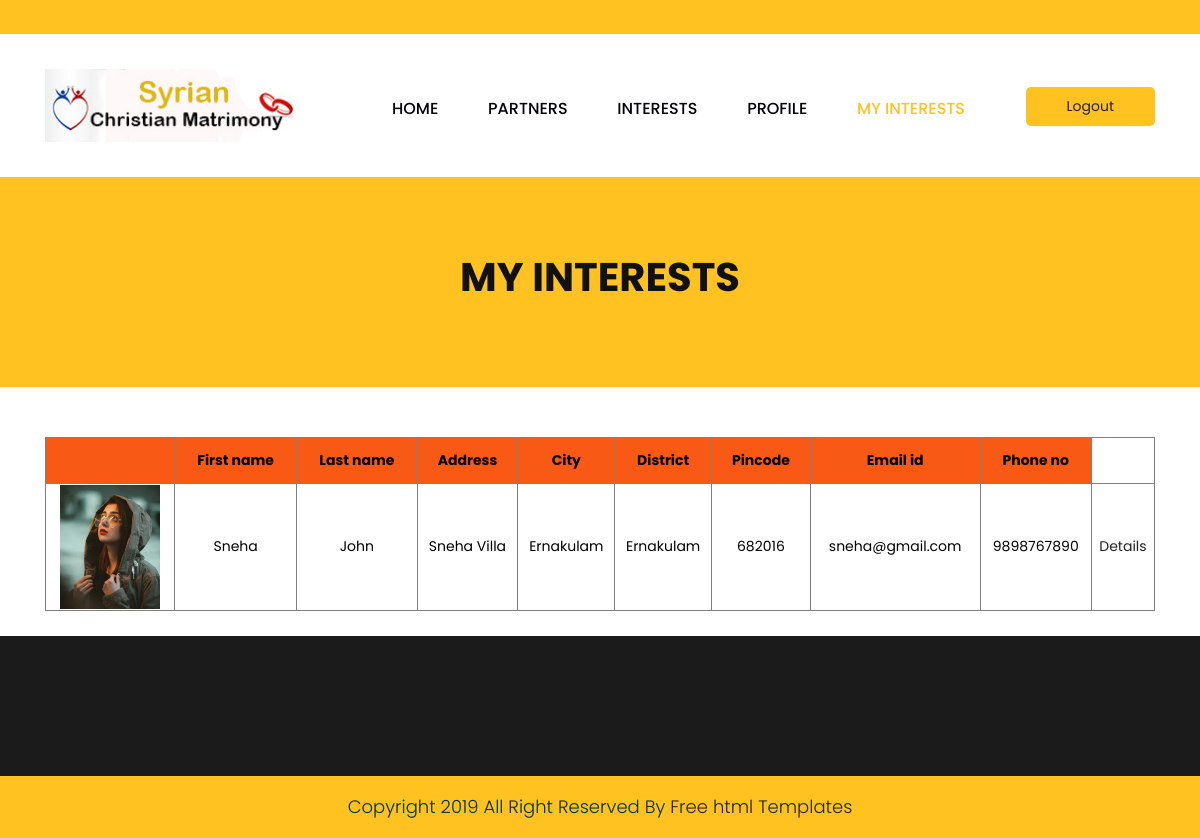
Screenshot of /myint.php (signed in) with the database file from the repository.
### tables this page shows
CREATE TABLE `tbl_user` (
  `uid` int(20) NOT NULL AUTO_INCREMENT,
  `firstname` varchar(20) NOT NULL,
  `lastname` varchar(30) NOT NULL,
  `adress` varchar(100) NOT NULL,
  `city` varchar(50) NOT NULL,
  `district` varchar(30) NOT NULL,
  `pincode` int(10) NOT NULL,
  `emailid` varchar(50) NOT NULL,
  `gender` varchar(10) NOT NULL,
  `phoneno` varchar(12) NOT NULL,
  `pack` int(20) DEFAULT NULL,
  `edate` date DEFAULT NULL,
  `status` varchar(10) DEFAULT NULL,
  `img` varchar(100) DEFAULT NULL,
  `pstatus` varchar(20) DEFAULT NULL,
  PRIMARY KEY (`uid`)
);

### DatabaseCon.php (called while the page is built, shortened)
<?php
class DatabaseCon {
private $dbhost = 'localhost:3306';
private $dbuser = 'root';
private $dbpass = '';
private $db = 'matrimony';
private $conn;
   function __construct()
   		 {
      		$this->conn = mysqli_connect($this->dbhost, $this->dbuser, $this->dbpass, $this->db);
        }
   function selectData($str)
   {
   $retval=mysqli_query($this->conn,$str);
   return $retval;
   }
}
?>

### myint.php (the view, shortened to what this page needs)
<!DOCTYPE html>
<html lang="en">
   <head>
      <link rel="stylesheet" href="css/bootstrap.min.css">
      <link rel="stylesheet" href="css/style.css">
      <link rel="stylesheet" href="css/responsive.css">
      <link rel="stylesheet" href="css/jquery.mCustomScrollbar.min.css">
      <link rel="stylesheet" href="https://netdna.bootstrapcdn.com/font-awesome/4.0.3/css/font-awesome.css">
      <link rel="stylesheet" href="https://cdnjs.cloudflare.com/ajax/libs/fancybox/2.1.5/jquery.fancybox.min.css" media="screen">
   </head>
   <body class="main-layout">
      <header>
         <div class="header">
            <div class="head_top">
               <div class="container">
                  <div class="row">
                    <div class="col-xl-6 col-lg-6 col-md-6 col-sm-12">
                  </div>
                  <div class="col-xl-6 col-lg-6 col-md-6 col-sm-12">
                       <div class="top-box">
                        <p> &nbsp;</p>
                    </div>
                  </div>
               </div>
            </div>
         </div>
         <div class="container">
            <div class="row">
               <div class="col-xl-3 col-lg-3 col-md-3 col-sm-3 col logo_section">
                  <div class="full">
                     <div class="center-desk">
                        <div class="logo"> <a href="index.html"><img src="images/logo.jpg" alt="logo"/></a> </div>
                     </div>
                  </div>
               </div>
               <div class="col-xl-7 col-lg-7 col-md-9 col-sm-9">
                  <div class="menu-area">
                     <div class="limit-box">
                        <nav class="main-menu">
                             <ul class="menu-area-main">
                              <li > <a href="userhome.php">Home</a> </li>
								<li > <a href="search.php">Partners</a> </li>
						      <li> <a href="interests.php">Interests </a> </li>
							    <li>  <a href="myprofile.php">Profile</a></li>
							   <li class="active"> <a href="myint.php">My Interests</a> </li>
                         </ul>
                        </nav>
                     </div>
                  </div>
               </div>
               <div class="col-xl-2 col-lg-2 col-md-2 col-sm-2">
           <li><a class="buy" href="index.php">Logout</a></li>
               </div>
            </div>
         </div>
      </header>
      <div class="brand_color">
        <div class="container">
            <div class="row">
                <div class="col-md-12">
                    <div class="titlepage">
                        <h2>My Interests</h2>
                    </div>
                </div>
            </div>
        </div>
    </div>
    <div class="contact">
        <div class="container">
            <div class="row">
                <div class="col-md-12">
<table border="1" style="color:black;width:100%;text-align:center;" >
<tr style="background-color:#F85A16;color:black;height:30px">
<th></th>
<th style="padding:10px;">First name</th>
<th style="padding:10px;">Last name</th>
<th style="padding:10px;">Address</th>
<th style="padding:10px;">City</th>
<th style="padding:10px;">District</th>
<th style="padding:10px;">Pincode</th>
<th style="padding:10px;">Email id</th>
<th style="padding:10px;">Phone no</th>
</tr>
<?php
include('DatabaseCon.php');
$db=new DatabaseCon();
$uid=$_SESSION['uid'];
$s="select*from tbl_user inner join tbl_intr on tbl_intr.mid=tbl_user.uid where tbl_intr.iuid=$uid and tbl_user.status='true'";
$rs=$db->selectData($s);
while($row=mysqli_fetch_array($rs)){
?>
<tr style="height:50px;">
<td><a href="<?php echo $row['img'];?>" target="_blank"><img src="<?php echo $row['img'];?>" width="100px" height="100px"/></a></td>
<td><?php echo $row['firstname'];?></td>
<td><?php echo $row['lastname'];?></td>
<td><?php echo $row['adress'];?></td>
<td><?php echo $row['city'];?></td>
<td><?php echo $row['district'];?></td>
<td><?php echo $row['pincode'];?></td>
<td><?php echo $row['emailid'];?></td>
<td><?php echo $row['phoneno'];?></td>
<td><a href="idetails.php?uid=<?php echo $row['uid'];?>">Details</a></td>
</tr>
<?php } ?>
</table>		<br/>
                </div>
            </div>
        </div>
    </div>
      <footr>
         <div class="footer">
            <div class="copyright">
               <p>Copyright 2019 All Right Reserved By <a href="https://html.design/">Free html Templates</a></p>
            </div>
      </div>
      </footr>
   </body>
</html>

### css/style.css (style rules this page uses)
* { box-sizing: border-box !important; }
html { scroll-behavior: smooth; }
body { color: #666666; font-size: 14px; font-family: 'poppins', sans-serif; line-height: 1.80857; font-weight: normal; overflow-x: hidden; }
a { color: #1f1f1f; text-decoration: none !important; outline: none !important; -webkit-transition: all .3s ease-in-out; -moz-transition: all .3s ease-in-out; -ms-transition: all .3s ease-in-out; -o-transition: all .3s ease-in-out; transition: all .3s ease-in-out; }
h1, h2, h3, h4, h5, h6 { letter-spacing: 0; font-weight: normal; position: relative; padding: 0 0 10px 0; font-weight: normal; line-height: normal; color: #111111; margin: 0 }
h2 { font-size: 22px }
*, *::after, *::before { -webkit-box-sizing: border-box; -moz-box-sizing: border-box; box-sizing: border-box; }
ul, li, ol { margin: 0px; padding: 0px; list-style: none; }
p { margin: 0px; font-weight: 300; font-size: 15px; line-height: 24px; }
a { color: #222222; text-decoration: none; outline: none !important; }
a, .btn { text-decoration: none !important; outline: none !important; -webkit-transition: all .3s ease-in-out; -moz-transition: all .3s ease-in-out; -ms-transition: all .3s ease-in-out; -o-transition: all .3s ease-in-out; transition: all .3s ease-in-out; }
img { max-width: 100%; height: auto; }
.full { float: left; width: 100%; }
.full { width: 100%; float: left; margin: 0; padding: 0; }
.logo_section { text-align: center; }
.logo { float: left; }
nav.main-menu { float: right; margin-left: 0; }
.menu-area-main li.active a { color: #ffc221; }
.main-menu { text-align: center; }
.main-menu ul { margin: 0; list-style-type: none; }
.main-menu ul>li { display: inline-block; position: relative; }
.main-menu ul>li a { padding: 30px 23px 0 23px; line-height: 20px; font-size: 16px; display: block; font-weight: 500; color: #010005; text-transform: uppercase; }
.main-menu ul li:last-child a { padding-right: 0; }
.main-menu ul li:first-child { margin-left: 0; }
.main-menu ul>li { position: inherit; display: inline-block; vertical-align: middle; }
.buy { background: #ffc221; padding: 7px 41px !important; margin-top: 18px; border-radius: 5px; display: inline-block; float: right; }
.head_top { background: #ffc221; margin-bottom: 35px; }
.top-box p { float: right; padding-top: 10px; color: #000; }
.header { background: #fff; padding-bottom: 35px; }
.logo a { font-size: 40px; font-weight: bold; text-transform: uppercase; color: #fff; line-height: 40px; }
.footer { background: #1b1b1b; padding-top: 70px; }
.contact { margin-top: 50px; }
.copyright { background-color: #ffc221; padding: 20px 0px; margin-top: 70px; }
.copyright p { color: #023023; font-size: 18px; line-height: 22px; text-align: center; }
.brand_color .titlepage h2 { font-weight: bold; font-size: 40px !important; text-transform: uppercase; }
.brand_color { background-color: #ffc221; }
.brand_color .titlepage { margin-top: 70px; padding-bottom: 70px; text-align: center; }

### rows the page displays
tbl_user: img (picture), firstname "Sneha", lastname "John", adress "Sneha Villa", city "Ernakulam", district "Ernakulam", pincode "682016", emailid "sneha@gmail.com", phoneno "9898767890"
